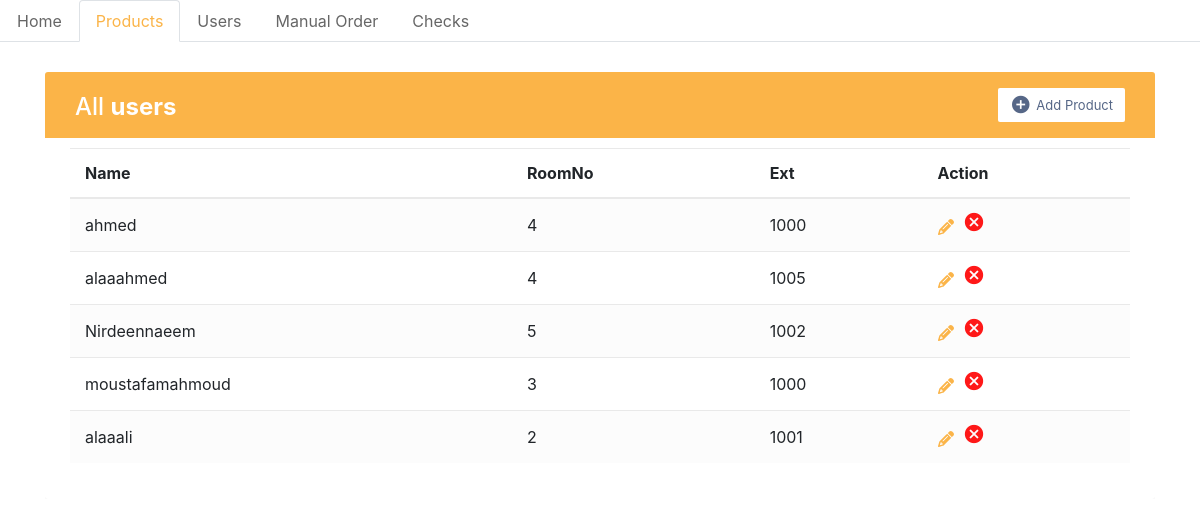
Before: /files/allusers.php with the older database file.
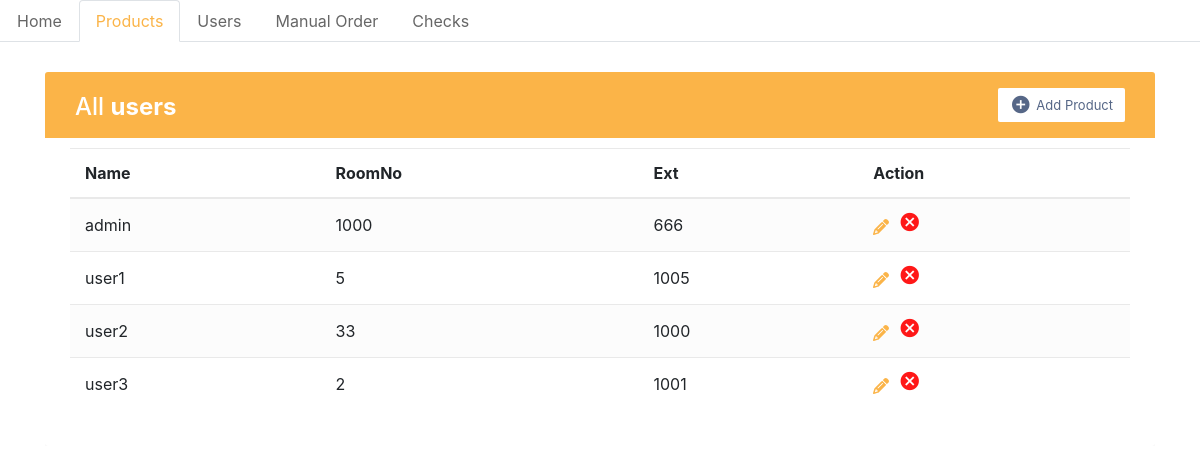
After: the same page with the newer database file.
### tables this page shows
CREATE TABLE `systemuser` (
  `UID` int(100) NOT NULL,
  `Name` varchar(100) NOT NULL,
  `Email` varchar(100) NOT NULL,
  `Password` varchar(100) NOT NULL,
  `RoomNo` int(100) NOT NULL,
  `Ext` varchar(100) NOT NULL,
  `role` varchar(20) DEFAULT NULL
);

### files/allusers.php (the view, shortened to what this page needs)
<?php
$conn=mysqli_connect(DB_SERVER, DB_USER, DB_PASS, DB_NAME,DB_PORT);
$result = mysqli_query($conn,"SELECT UID, Name ,RoomNo,Ext FROM systemuser");
?>
<!DOCTYPE html>
<html lang="en">
<head>
    <link rel="stylesheet" href="https://stackpath.bootstrapcdn.com/bootstrap/4.5.0/css/bootstrap.min.css">
    <link rel="stylesheet" href="https://maxcdn.bootstrapcdn.com/font-awesome/4.7.0/css/font-awesome.min.css">
</head>
<body>
    <nav class="nav nav-tabs" >
        <a href="#" class="nav-item nav-link ">Home</a>
        <a href="#" class="nav-item nav-link active" style="color: #fbb448;">Products</a>
        <a href="users.html" class="nav-item nav-link ">Users</a>
        <a href="#" class="nav-item nav-link ">Manual Order</a>
        <a href="#" class="nav-item nav-link ">Checks</a>
    </nav>
    <div class="container-xl">
        <div class="table-responsive">
            <div class="table-wrapper">
                <div class="table-title">
                    <div class="row">
                        <div class="col-sm-5">
                            <h2>All <b>users</b></h2>
                        </div>
                        <div class="col-sm-7">
                            <a href="#" class="btn btn-secondary"><i class="material-icons">&#xE147;</i> <span>Add Product</span></a>
                        </div>
                    </div>
                </div>
                <table class="table table-striped table-hover">
                    <thead>
                        <tr>
                            <th>Name</th>
                            <th>RoomNo</th>
                            <th>Ext</th>
                            <th>Action</th>
                        </tr>
                    </thead>
                    <tbody>
                    <?php while($row=mysqli_fetch_array($result)) {
                        echo "<tr>";
                        echo"<td>" .$row['Name']."</td>";
                         echo"<td>" .$row['RoomNo']."</td>";
                         echo"<td>" .$row['Ext']."</td>";
                       echo "<td>";?>
                    <a class="action" href="<?php echo 'editproduct.php?id='.$row['UID'];?>">
                      <i class='fa fa-pencil' style='color:#fbb448;'></i></a>
                      <a class="action" href="<?php echo 'delete.php?id='.$row['UID'];?>">
                        <i class='material-icons' style='color:red;'>&#xE5C9</i></a>
                    </td>
                     <?php echo"</tr>";}?>
                    </tbody>
                </table>
</body>
</html>

### files/allusers.php (style rules this page uses)
.table-responsive { margin: 30px 0; }
.table-wrapper { min-width: 1000px; background: #fff; padding: 20px 25px; border-radius: 3px; box-shadow: 0 1px 1px rgba(0, 0, 0, .05); }
.table-title { padding-bottom: 15px; background: #fbb448; color: #fff; padding: 16px 30px; margin: -20px -25px 10px; border-radius: 3px 3px 0 0; }
.table-title h2 { margin: 5px 0 0; font-size: 24px; }
.table-title .btn { color: #566787; float: right; font-size: 13px; background: #fff; border: none; min-width: 50px; border-radius: 2px; border: none; outline: none !important; margin-left: 10px; }
.table-title .btn i { float: left; font-size: 21px; margin-right: 5px; }
.table-title .btn span { float: left; margin-top: 2px; }
table.table tr th, table.table tr td { border-color: #e9e9e9; padding: 12px 15px; vertical-align: middle; }
table.table-striped tbody tr:nth-of-type(odd) { background-color: #fcfcfc; }
table.table td:last-child i { opacity: 0.9; font-size: 22px; margin: 0 5px; }
table.table td a { font-weight: bold; color: #566787; display: inline-block; text-decoration: none; }
table.table td i { font-size: 19px; }
a { color: #666; }

Changed rows visible on the page:
removed systemuser: Name "Nirdeennaeem", RoomNo "5", Ext "1002"
changed systemuser: Name "ahmed" → "admin"; RoomNo "4" → "1000"; Ext "1000" → "666"
changed systemuser: Name "alaaahmed" → "user1"; RoomNo "4" → "5"
changed systemuser: Name "moustafamahmoud" → "user2"; RoomNo "3" → "33"
changed systemuser: Name "alaaali" → "user3"
